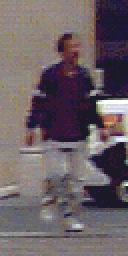
#> input picture lab11/pedestrians/pos/per00003.ppm, 64 x 128 px (shown 2 times larger); its folder holds only this picture in this run
$ jupyter execute --allow-errors lab11.ipynb
#> lines starting #> are read from the running program, lines starting #| are printed output that depends on the picture
#> in prepare_training_data, img is the input picture: shape (128, 64, 3); mean B, G, R 100.8, 95.7, 107.1
[cell 1]
import cv2
import numpy as np
import scipy.ndimage.filters as filters
import math
import matplotlib.pyplot as plt
import os
from sklearn.metrics import confusion_matrix, accuracy_score
from sklearn import svm
import random
from skimage.transform import rotate
import tqdm
from sklearn.model_selection import train_test_split

11.1

[cell 2]
def calculate_gradients(image_rgb):
    gradients = []
    for i in range(image_rgb.shape[2]):
        channel = image_rgb[:, :, i].astype(np.int32)
        dx_channel = filters.convolve1d(channel, np.array([-1, 0, 1]), axis=1, output=np.float64, mode='constant', cval=0.0)
        dy_channel = filters.convolve1d(channel, np.array([-1, 0, 1]), axis=0, output=np.float64, mode='constant', cval=0.0)
        magnitude_channel = np.sqrt(dx_channel**2 + dy_channel**2)
        orientation_channel = np.rad2deg(np.arctan2(dy_channel, dx_channel))
        gradients.append((magnitude_channel, orientation_channel))
#> this loop made 3 passes
#> pass 1, in calculate_gradients, `dx_channel = filters.convolve1d(channel, np.array([-1, 0, 1]), axis=1,..`:
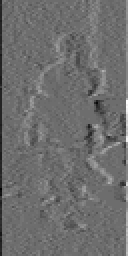
#> dx_channel: shape (128, 64) float64 (shown 2 times larger); min -190, max 252, mean 0.5; drawn with min black and max white
#> after the loop:
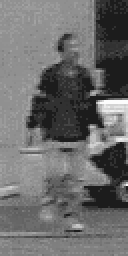
#> channel: shape (128, 64) int32 (shown 2 times larger); min 28, max 252, mean 107.1
#> after the loop:
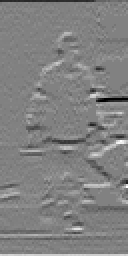
#> dy_channel: shape (128, 64) float64 (shown 2 times larger); min -224, max 217, mean -0.1; drawn with min black and max white
#> after the loop, gradients = 3 items

    magnitudes_rgb = np.stack([grad[0] for grad in gradients], axis=-1)
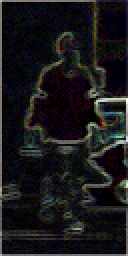
#> magnitudes_rgb: shape (128, 64, 3) float64 (shown 2 times larger); mean of channels 0, 1, 2 29.7, 27.1, 28.2; drawn with min black and max white
    orientations_rgb = np.stack([grad[1] for grad in gradients], axis=-1)
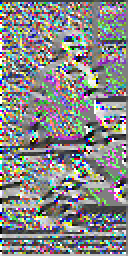
#> orientations_rgb: shape (128, 64, 3) float64 (shown 2 times larger); mean of channels 0, 1, 2 11.2, 11.3, 11.4; drawn with min black and max white
    max_indices = np.argmax(magnitudes_rgb, axis=-1)
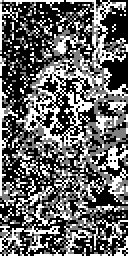
#> max_indices: shape (128, 64) int64 (shown 2 times larger); min 0, max 2, mean 0.8; drawn with min black and max white
    final_magnitudes = np.take_along_axis(magnitudes_rgb, np.expand_dims(max_indices, axis=-1), axis=-1).squeeze()
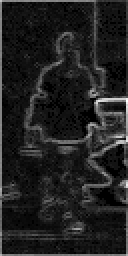
#> final_magnitudes: shape (128, 64) float64 (shown 2 times larger); min 0, max 280.9, mean 36.9; drawn with min black and max white
    final_orientations = np.take_along_axis(orientations_rgb, np.expand_dims(max_indices, axis=-1), axis=-1).squeeze()
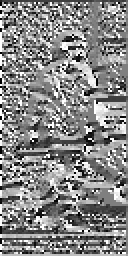
#> final_orientations: shape (128, 64) float64 (shown 2 times larger); min -179.6, max 180, mean 11.1; drawn with min black and max white
    final_orientations[final_orientations < 0] += 180
    final_orientations[final_orientations == 180] = 0
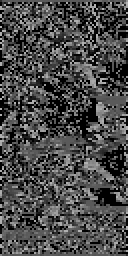
#> final_orientations: shape (128, 64) float64 (shown 2 times larger); min 0, max 179.6, mean 72.9
    return final_magnitudes, final_orientations

[cell 3]
def create_cell_histograms(magnitudes, orientations, cell_size=(8, 8), num_bins=9):
#> called with cell_size = (8, 8), num_bins = 9
    img_height, img_width = magnitudes.shape
#> img_height = 128; img_width = 64
    cells_y = img_height // cell_size[0]
#> cells_y = 16
    cells_x = img_width // cell_size[1]
#> cells_x = 8
    cell_histograms = np.zeros((cells_y, cells_x, num_bins), dtype=np.float64)
    bin_width = 180.0 / num_bins
    for y_cell in range(cells_y):
        for x_cell in range(cells_x):
            cell_mag = magnitudes[y_cell*cell_size[0] : (y_cell+1)*cell_size[0],
                                  x_cell*cell_size[1] : (x_cell+1)*cell_size[1]]
            cell_ori = orientations[y_cell*cell_size[0] : (y_cell+1)*cell_size[0],
                                    x_cell*cell_size[1] : (x_cell+1)*cell_size[1]]
            for r in range(cell_mag.shape[0]):
                for c in range(cell_mag.shape[1]):
                    mag = cell_mag[r, c]
                    ori = cell_ori[r, c]
                    bin_index = int(ori // bin_width)
                    alpha = (ori % bin_width) / bin_width
                    current_bin = bin_index % num_bins
                    next_bin = (bin_index + 1) % num_bins
                    cell_histograms[y_cell, x_cell, current_bin] += mag * (1 - alpha)
                    cell_histograms[y_cell, x_cell, next_bin] += mag * alpha
    return cell_histograms

[cell 4]
def normalize_blocks(cell_histograms, block_size=(2, 2), block_stride=(1, 1), epsilon=1e-5):
#> called with cell_histograms = array of shape (16, 8, 9), block_size = (2, 2), block_stride = (1, 1), epsilon = 1e-05
    cells_y, cells_x, num_bins = cell_histograms.shape
#> cells_y = 16; cells_x = 8; num_bins = 9
    num_blocks_y = cells_y - block_size[0] + block_stride[0]
#> num_blocks_y = 15
    num_blocks_x = cells_x - block_size[1] + block_stride[1]
#> num_blocks_x = 7
    normalized_block_vectors = []
    for y_block in range(0, num_blocks_y, block_stride[0]):
        for x_block in range(0, num_blocks_x, block_stride[1]):
            block_hist_cells = cell_histograms[y_block : y_block + block_size[0],
                                               x_block : x_block + block_size[1], :]
            block_vector = block_hist_cells.flatten()
            norm_sq = np.sum(block_vector**2)
            norm = np.sqrt(norm_sq + epsilon**2)
            if norm > 1e-6: normalized_vector = block_vector / norm
            else: normalized_vector = block_vector
            normalized_block_vectors.append(normalized_vector)
#> after the loop, normalized_block_vectors = 105 items
    return np.array(normalized_block_vectors)
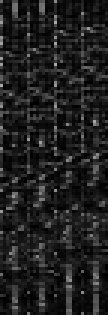
#> returned value: shape (105, 36) float64 (shown 3 times larger); min 0, max 0.664, mean 0.126

[cell 5]
def compute_hog(image_path_or_matrix,
                cell_size=(8, 8), num_bins=9,
                block_size_cells=(2, 2), block_stride_cells=(1, 1),
                norm_epsilon=1e-5):
    if isinstance(image_path_or_matrix, str):
        image_rgb = cv2.imread(image_path_or_matrix)
        if image_rgb is None: raise ValueError(f"Nie można wczytać obrazu: {image_path_or_matrix}")
    else:
        image_rgb = image_path_or_matrix

    if len(image_rgb.shape) == 2: image_rgb = cv2.cvtColor(image_rgb, cv2.COLOR_GRAY2BGR)
    elif image_rgb.shape[2] == 1: image_rgb = cv2.cvtColor(image_rgb, cv2.COLOR_GRAY2BGR)

    magnitudes, orientations = calculate_gradients(image_rgb)
    cell_histograms_arr = create_cell_histograms(magnitudes, orientations, cell_size, num_bins)
    normalized_blocks_list = normalize_blocks(cell_histograms_arr,
                                              block_size_cells, block_stride_cells, norm_epsilon)
    if len(normalized_blocks_list) > 0: hog_descriptor = np.concatenate(normalized_blocks_list)
#> hog_descriptor = 3780 values, max 0.664 at index 1008, min 0 at index 1000, mean 0.126
    else: hog_descriptor = np.array([], dtype=np.float64)
    return hog_descriptor

[cell 6]
# [29 lines left out: function HOGpicture, not called in this run]

[cell 7]
example_img_path = 'pedestrians/pos/per00060.ppm'

example_image_bgr = cv2.imread(example_img_path)
#> (the rest of this cell did not finish here and is left out)

11.2

[cell 8]
def load_image_paths(folder_path, num_samples):
    image_files = sorted([os.path.join(folder_path, f)
                          for f in os.listdir(folder_path)
                          if os.path.isfile(os.path.join(folder_path, f)) and (f.endswith(".ppm") or f.endswith(".png"))])
    return image_files[:num_samples]

def prepare_training_data(positive_folder, negative_folder, num_samples_each_class, hog_params, target_size=(64,128)):
    pos_image_paths = load_image_paths(positive_folder, num_samples_each_class)
    neg_image_paths = load_image_paths(negative_folder, num_samples_each_class)
    hog_features_list = []
    labels_list = []

    print(f"Przetwarzanie {len(pos_image_paths)} obrazów pozytywnych...")
    for img_path in tqdm.tqdm(pos_image_paths, desc="Pozytywne"):
        img = cv2.imread(img_path)
        if img is None: continue
        img_resized = cv2.resize(img, target_size)
        features = compute_hog(img_resized, **hog_params)
#> features has the same summary as hog_descriptor in compute_hog
        if features.size > 0:
            hog_features_list.append(features)
            labels_list.append(1)

    print(f"Przetwarzanie {len(neg_image_paths)} obrazów negatywnych...")
    for img_path in tqdm.tqdm(neg_image_paths, desc="Negatywne"):
        img = cv2.imread(img_path)
        if img is None: continue
        img_resized = cv2.resize(img, target_size)
        features = compute_hog(img_resized, **hog_params)
        if features.size > 0:
            hog_features_list.append(features)
            labels_list.append(0)

    return np.array(hog_features_list, dtype=np.float32), np.array(labels_list, dtype=np.int32)

print("Funkcje 'load_image_paths' i 'prepare_training_data' zdefiniowane.")

[cell 9]
POSITIVE_SAMPLES_FOLDER = "pedestrians/pos/"
NEGATIVE_SAMPLES_FOLDER = "pedestrians/neg/"
NUM_SAMPLES_EACH_CLASS = 1000

for folder in [POSITIVE_SAMPLES_FOLDER, NEGATIVE_SAMPLES_FOLDER]:
    if not os.path.exists(folder):
        os.makedirs(folder)
        print(f"Utworzono folder {folder}. Proszę dodać obrazy.")
    if not os.listdir(folder) and NUM_SAMPLES_EACH_CLASS > 0:
        print(f"Ostrzeżenie: Folder {folder} jest pusty. Trening SVM może się nie udać.")


hog_parameters_train = {
    'cell_size': (8, 8), 'num_bins': 9,
    'block_size_cells': (2, 2), 'block_stride_cells': (1, 1),
    'norm_epsilon': 1e-5
}

train_hog_features, train_labels = prepare_training_data(
    POSITIVE_SAMPLES_FOLDER, NEGATIVE_SAMPLES_FOLDER,
    NUM_SAMPLES_EACH_CLASS, hog_parameters_train
)
#> train_labels = [1]

svm_classifier = None
if train_hog_features.size > 0 and train_labels.size > 0:
    print(f"\nPrzygotowano dane: {train_hog_features.shape[0]} próbek.")
#| Przygotowano dane: 1 próbek.
    if train_hog_features.shape[0] > 1:
        X_train, X_test, y_train, y_test = train_test_split(
            train_hog_features, train_labels, test_size=0.1, random_state=42, stratify=train_labels
        )
        print(f"Rozmiar zbioru treningowego: {X_train.shape[0]}, testowego: {X_test.shape[0]}")

        print("\nTrening klasyfikatora SVM...")
        svm_classifier = svm.SVC(kernel='linear', C=1.0, probability=True)
        svm_classifier.fit(X_train, y_train)
        print("Trening zakończony.")

        print("\nOcena klasyfikatora na zbiorze testowym (z podziału)...")
        predicted_labels_test = svm_classifier.predict(X_test)
        cm_test = confusion_matrix(y_test, predicted_labels_test)
        acc_test = accuracy_score(y_test, predicted_labels_test)
        print("Macierz pomyłek (zbiór testowy):")
        print(cm_test)
        print(f"Dokładność na zbiorze testowym: {acc_test * 100:.2f}%")
    else:
        print("Za mało danych do podziału na zbiór treningowy/testowy i treningu SVM.")
else:
    print("Nie udało się przygotować wystarczających danych treningowych dla SVM.")
